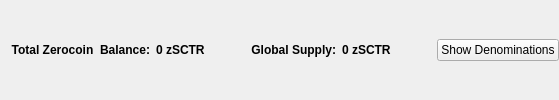
                       <widget class="QFrame" name="balanceSupplyFrame">
                        <layout class="QHBoxLayout" name="horizontalLayout_2" stretch="0,0,0,1,0">
                         <property name="rightMargin">
                          <number>0</number>
                         </property>
                         <item>
                          <layout class="QHBoxLayout" name="horizontalLayout_34">
                           <item>
                            <widget class="QLabel" name="labelzAvailableText_3">
                             <property name="font">
                              <font>
                               <weight>75</weight>
                               <bold>true</bold>
                              </font>
                             </property>
                             <property name="toolTip">
                              <string>Total Balance including unconfirmed and immature zSCTR</string>
                             </property>
                             <property name="text">
                              <string>Total Zerocoin  Balance:</string>
                             </property>
                             <property name="alignment">
                              <set>Qt::AlignRight|Qt::AlignTrailing|Qt::AlignVCenter</set>
                             </property>
                            </widget>
                           </item>
                           <item>
                            <widget class="QLabel" name="labelzAvailableAmount_4">
                             <property name="minimumSize">
                              <size>
                               <width>40</width>
                               <height>0</height>
                              </size>
                             </property>
                             <property name="font">
                              <font>
                               <weight>75</weight>
                               <bold>true</bold>
                              </font>
                             </property>
                             <property name="toolTip">
                              <string>Total Balance including unconfirmed and immature zSCTR</string>
                             </property>
                             <property name="text">
                              <string>0 zSCTR</string>
                             </property>
                             <property name="alignment">
                              <set>Qt::AlignLeading|Qt::AlignLeft|Qt::AlignVCenter</set>
                             </property>
                            </widget>
                           </item>
                          </layout>
                         </item>
                         <item>
                          <spacer name="horizontalSpacer_32">
                           <property name="orientation">
                            <enum>Qt::Horizontal</enum>
                           </property>
                           <property name="sizeHint" stdset="0">
                            <size>
                             <width>40</width>
                             <height>20</height>
                            </size>
                           </property>
                          </spacer>
                         </item>
                         <item>
                          <layout class="QHBoxLayout" name="horizontalLayout_35">
                           <item>
                            <widget class="QLabel" name="labelZsupplyText_2">
                             <property name="font">
                              <font>
                               <weight>75</weight>
                               <bold>true</bold>
                              </font>
                             </property>
                             <property name="text">
                              <string>Global Supply:</string>
                             </property>
                             <property name="alignment">
                              <set>Qt::AlignRight|Qt::AlignTrailing|Qt::AlignVCenter</set>
                             </property>
                            </widget>
                           </item>
                           <item>
                            <widget class="QLabel" name="labelZsupplyAmount_2">
                             <property name="font">
                              <font>
                               <weight>75</weight>
                               <bold>true</bold>
                              </font>
                             </property>
                             <property name="text">
                              <string>0 zSCTR</string>
                             </property>
                            </widget>
                           </item>
                          </layout>
                         </item>
                         <item>
                          <spacer name="horizontalSpacer_31">
                           <property name="orientation">
                            <enum>Qt::Horizontal</enum>
                           </property>
                           <property name="sizeHint" stdset="0">
                            <size>
                             <width>40</width>
                             <height>20</height>
                            </size>
                           </property>
                          </spacer>
                         </item>
                         <item>
                          <widget class="QPushButton" name="pushButtonShowDenoms">
                           <property name="toolTip">
                            <string>Show zSCTR denominations list</string>
                           </property>
                           <property name="text">
                            <string>Show Denominations</string>
                           </property>
                          </widget>
                         </item>
                        </layout>
                       </widget>
